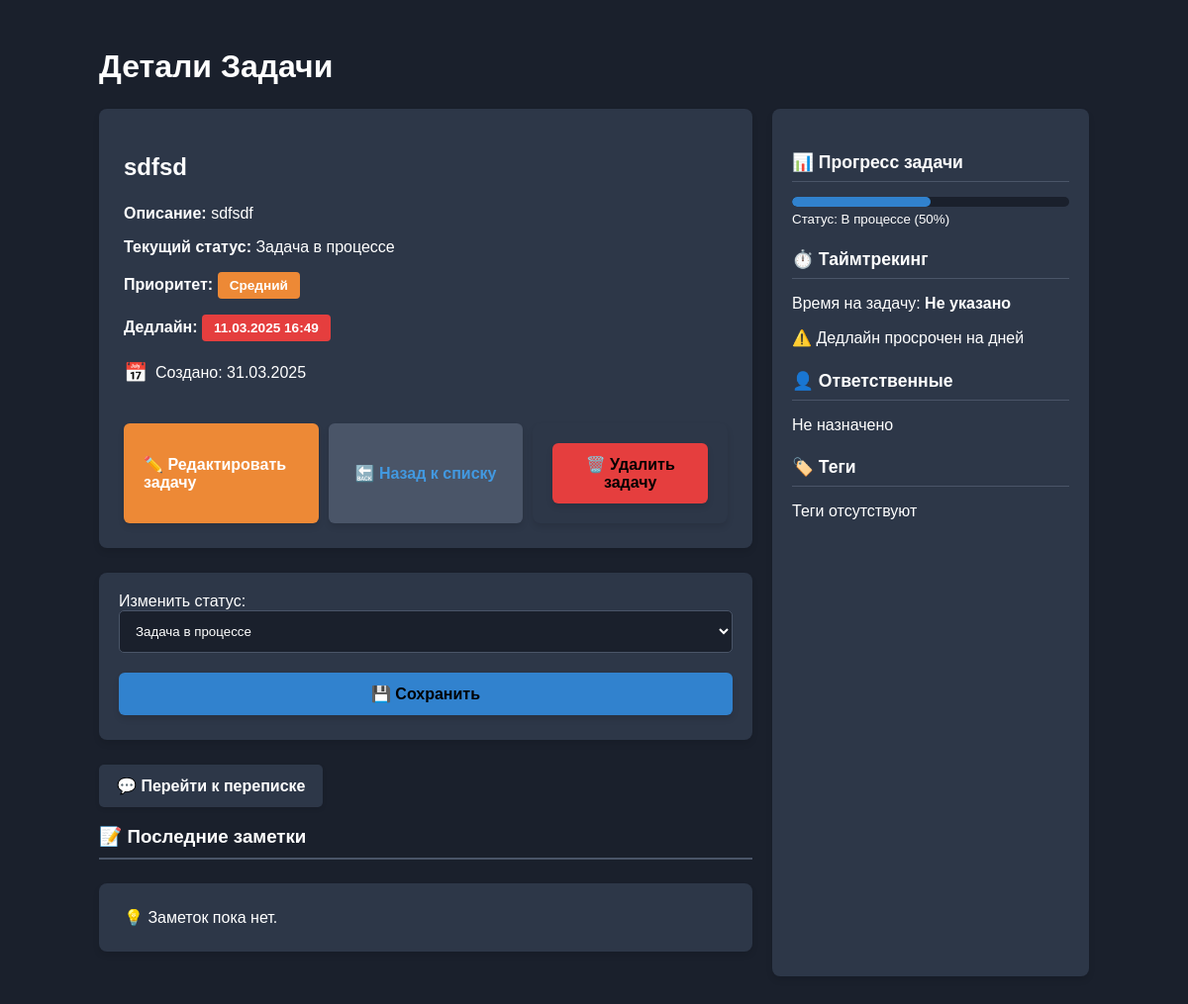
The page /task-details/69/ (signed in) on the database as committed earlier.
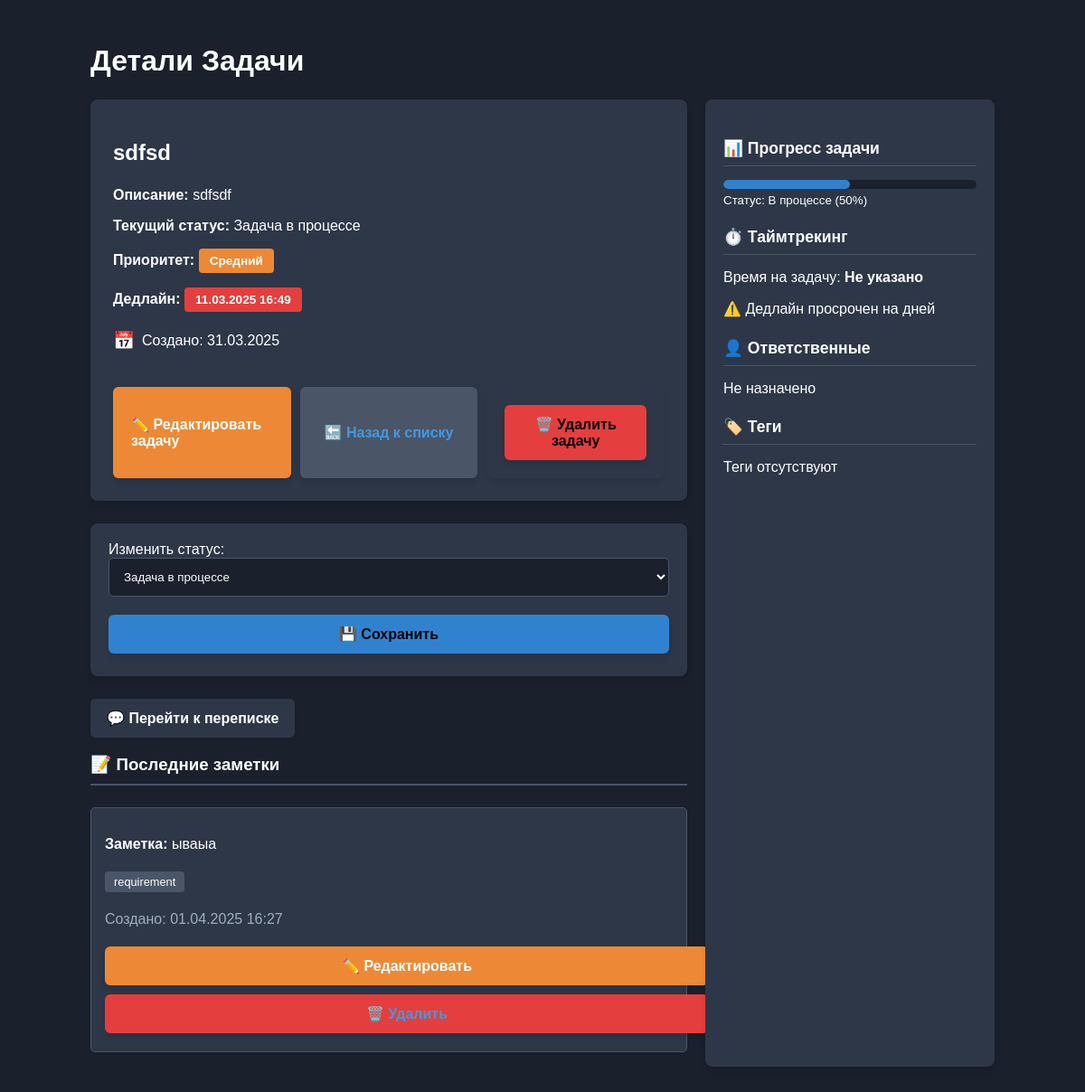
The same page on the database as committed later.
### crm/models.py (models this page shows, shortened)
class Communication(models.Model):
	TAG_CHOICES = [
			('requirement', 'Требование'),
			('clarification', 'Уточнение'),
			('revision', 'Правки'),
			('deadline', 'Дедлайн'),
			('payment', 'Оплата'),
	]
	task = models.ForeignKey('Task', on_delete=models.CASCADE, related_name='communications')
	message = models.TextField(verbose_name="Текст заметки")
	tag = models.CharField(max_length=50, choices=TAG_CHOICES, blank=True, verbose_name="Тег")
	custom_tag = models.CharField(max_length=50, blank=True, verbose_name='Свой тег')
	file = models.FileField(upload_to='communications_files/', blank=True, null=True, verbose_name='Файл')
	created_at = models.DateTimeField(auto_now_add=True)

### crm/views.py (the view)
# urls.py: path('task-details/<int:task_id>/', views.task_detail, name='task_detail'),
@login_required
def task_detail(request, task_id):
    task = get_object_or_404(Task, id=task_id, owner=request.user)
    recent_notes = Communication.objects.filter(task=task).order_by('-created_at')
    current_time = now()
    return render(request, 'crm/task_detail.html', {
        'task': task,
        'recent_notes': recent_notes,
        'now': current_time
    })

### crm/models.py (called while the page is built)
    def is_overdue(self):
        return self.deadline and self.deadline < now()

### crm/templates/crm/task_detail.html (shortened to what the changed rows need)
{% load static %}
{% block content %}
<div class="container">
    <h1>Детали Задачи</h1>
    <div class="task-layout">
        <div class="main-content">
            <div class='task-detail'>
                <h2>{{ task.name }}</h2>
                <div class="task-info">
                </div>
                <div class="task-meta">
                </div>
                <div class="buttons-container">
						</div>
        </div>
            <form method="POST" action="{% url 'update_task_status' task.id %}" class="mt-4">
                <label for="status">Изменить статус:</label>
                <select name="status" id="status" class="form-control">
                </select>
                <button type="submit" class="btn btn-primary">💾 Сохранить</button>
            </form>
            <a href="{% url 'task_message' task.id %}" class="message-link">
                💬 Перейти к переписке
            </a>
            <h3 class="heading-with-icon">📝 Последние заметки</h3>
            {% if recent_notes %}
                <ul class="list-group">
                    {% for note in recent_notes %}
                    <li class="list-group-item">
                        <p><strong>Заметка:</strong> {{ note.message }}</p>
                        <p class="note-tag">{{ note.tag }}</p>
                        <p class="text-muted">Создано: {{ note.created_at|date:"d.m.Y H:i" }}</p>
                        <div class="d-flex justify-content-end">
                            <a href="{% url 'edit_communication' note.id %}" class="btn btn-warning btn-sm me-2">✏️ Редактировать</a>
                            <a href="{% url 'delete_communication' note.id %}" class="btn btn-danger btn-sm">🗑️ Удалить</a>
                        </div>
                    </li>
                    {% endfor %}
                </ul>
            {% else %}
                <p class="task-detail">💡 Заметок пока нет.</p>
            {% endif %}
        </div>
    </div>
</div>
<link rel="stylesheet" href="{% static 'crm/css/detail.css' %}">
{% endblock %}

Rows that differ between the two databases and show on the page:
added Communication: message "ываыа", tag "requirement", created_at "01.04.2025 16:27"
Other text that changed with them:
text no longer shown: "💡 Заметок пока нет."
